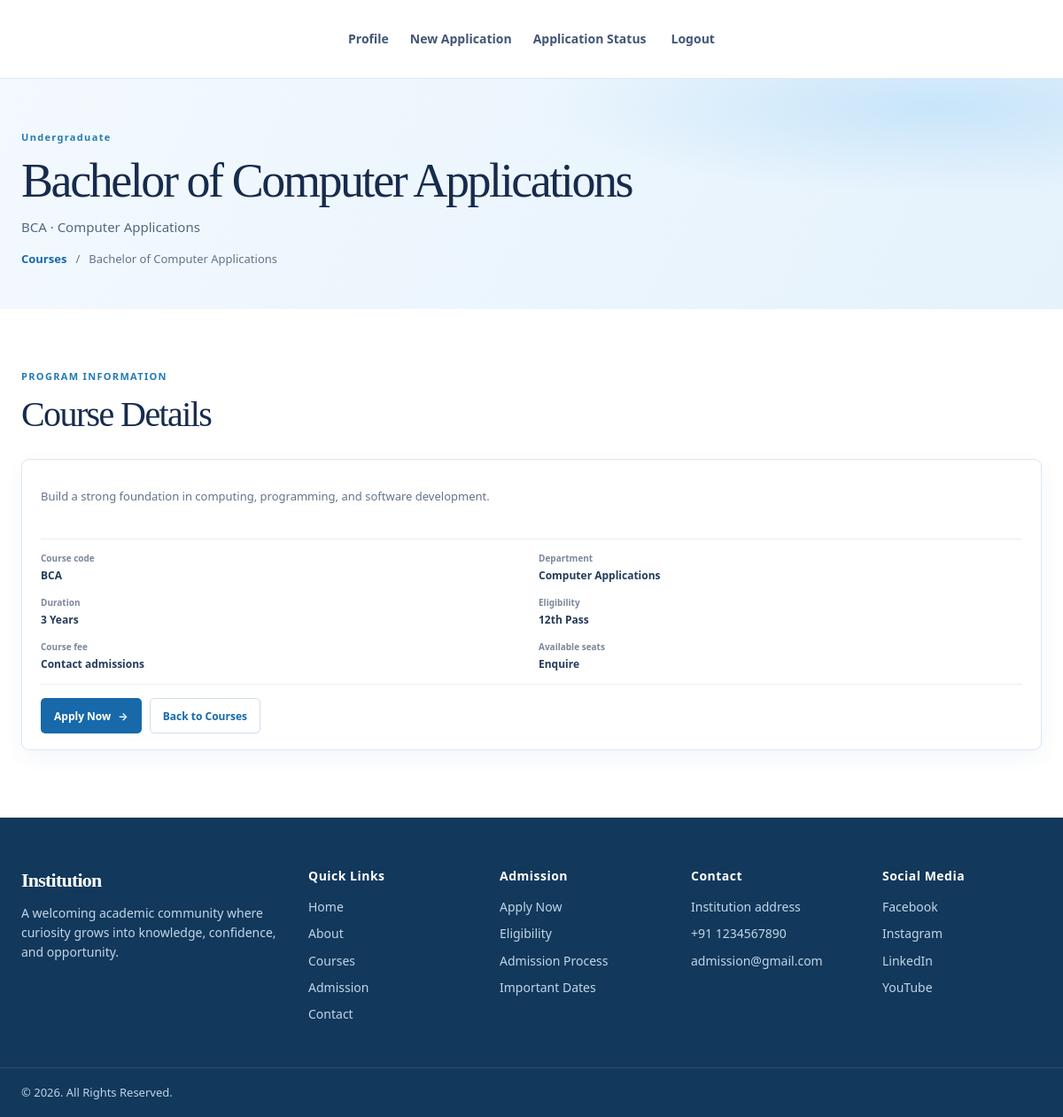
Page /courses/1/ (signed in) on the committed database.
### appone/models.py (models this page shows, shortened)
class Course(models.Model):
    class Category(models.TextChoices):
        UNDERGRADUATE = "undergraduate", "Undergraduate"
        POSTGRADUATE = "postgraduate", "Postgraduate"
        DIPLOMA = "diploma", "Diploma"
        CERTIFICATE = "certificate", "Certificate"
    name = models.CharField(max_length=160)
    code = models.CharField(max_length=30, unique=True)
    category = models.CharField(max_length=20, choices=Category.choices)
    department = models.CharField(max_length=120)
    duration = models.CharField(max_length=60)
    eligibility = models.CharField(max_length=180)
    description = models.TextField()
    fees = models.DecimalField(max_digits=10, decimal_places=2, null=True, blank=True)
    available_seats = models.PositiveIntegerField(null=True, blank=True)
    image_url = models.URLField(max_length=500, blank=True)
    is_active = models.BooleanField(default=True)
    created_at = models.DateTimeField(auto_now_add=True)
    class Meta:
        ordering = ("name",)

### appone/views.py (the view)
# urls.py: path('courses/<int:course_id>/', course_detail, name='course_detail'),
@login_required
def course_detail(request, course_id):
    course = get_object_or_404(Course, pk=course_id, is_active=True)
    return render(request, "course_detail.html", {"course": course})

### template/course_detail.html (shortened to what this page needs)
{% extends "base.html" %}
{% block content %}
<section class="courses-banner" aria-labelledby="course-title">
    <div class="courses-container">
        <span class="courses-kicker">{{ course.get_category_display }}</span>
        <h1 id="course-title">{{ course.name }}</h1>
        <p>{{ course.code }}{% if course.department %} · {{ course.department }}{% endif %}</p>
        <nav class="courses-breadcrumb" aria-label="Breadcrumb">
            <a href="{% url 'courses' %}">Courses</a>
            <span aria-hidden="true">/</span>
            <span aria-current="page">{{ course.name }}</span>
        </nav>
    </div>
</section>
<section class="courses-listing courses-container" aria-labelledby="course-details-title">
    <div class="courses-heading">
        <div>
            <span class="courses-kicker">PROGRAM INFORMATION</span>
            <h2 id="course-details-title">Course Details</h2>
        </div>
    </div>
    <article class="program-card">
        <div class="program-card-content">
            <p class="program-description">{{ course.description }}</p>
            <dl class="program-facts">
                <div><dt>Course code</dt><dd>{{ course.code }}</dd></div>
                <div><dt>Department</dt><dd>{{ course.department }}</dd></div>
                <div><dt>Duration</dt><dd>{{ course.duration }}</dd></div>
                <div><dt>Eligibility</dt><dd>{{ course.eligibility }}</dd></div>
                <div>
                    <dt>Course fee</dt>
                    <dd>{% if course.fees != None %}INR {{ course.fees|floatformat:2 }}{% else %}Contact admissions{% endif %}</dd>
                </div>
                <div>
                    <dt>Available seats</dt>
                    <dd>{% if course.available_seats != None %}{{ course.available_seats }}{% else %}Enquire{% endif %}</dd>
                </div>
            </dl>
            <div class="program-card-actions">
                <a class="program-button program-button-primary" href="{% url 'admission_application' %}">Apply Now <span aria-hidden="true">&rarr;</span></a>
                <a class="program-button program-button-secondary" href="{% url 'courses' %}">Back to Courses</a>
            </div>
        </div>
    </article>
</section>
{% endblock %}

### rows in the picture
Course: category "Undergraduate", name "Bachelor of Computer Applications", code "BCA", department "Computer Applications", description "Build a strong foundation in computing, programming, and software development.", duration "3 Years", eligibility "12th Pass"
